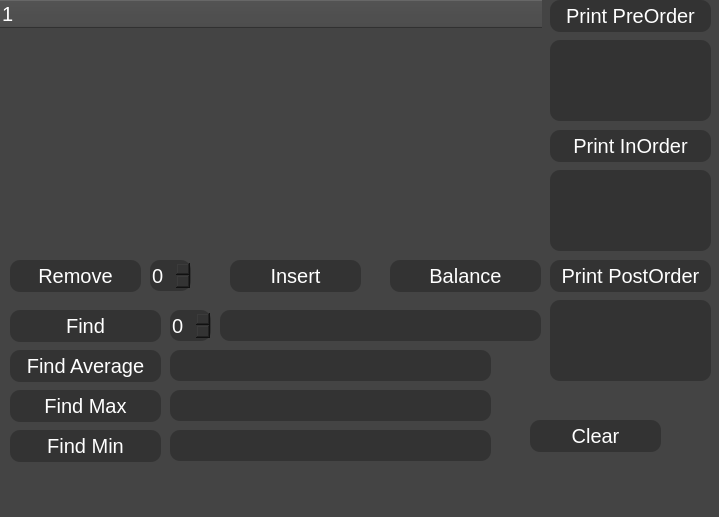
<?xml version="1.0" encoding="UTF-8"?>
<ui version="4.0">
 <class>MainWindow</class>
 <widget class="QMainWindow" name="MainWindow">
  <property name="geometry">
   <rect>
    <x>0</x>
    <y>0</y>
    <width>719</width>
    <height>517</height>
   </rect>
  </property>
  <property name="windowTitle">
   <string>MainWindow</string>
  </property>
  <property name="styleSheet">
   <string notr="true">background-color:#444444;</string>
  </property>
  <widget class="QWidget" name="centralwidget">
   <widget class="QTreeWidget" name="treeWidget">
    <property name="geometry">
     <rect>
      <x>0</x>
      <y>0</y>
      <width>542</width>
      <height>251</height>
     </rect>
    </property>
    <property name="styleSheet">
     <string notr="true"> background-color: #444444;
    color: #ffffff;
    font-family: &quot;Arial Bold&quot;;
    font-size: 20px;
    border-radius: 10px;</string>
    </property>
    <column>
     <property name="text">
      <string notr="true">1</string>
     </property>
    </column>
   </widget>
   <widget class="QPushButton" name="insertBut">
    <property name="geometry">
     <rect>
      <x>230</x>
      <y>260</y>
      <width>131</width>
      <height>32</height>
     </rect>
    </property>
    <property name="styleSheet">
     <string notr="true">QPushButton {
    background-color: #333333;
    color: #ffffff;
    font-family: &quot;Arial Bold&quot;;
    font-size: 20px;
    border-radius: 10px;
    
}

QPushButton:hover {
    background-color: #444444;
}

QPushButton:pressed {
    background-color: #222222;
}</string>
    </property>
    <property name="text">
     <string>Insert</string>
    </property>
   </widget>
   <widget class="QSpinBox" name="removespin">
    <property name="geometry">
     <rect>
      <x>150</x>
      <y>260</y>
      <width>41</width>
      <height>31</height>
     </rect>
    </property>
    <property name="styleSheet">
     <string notr="true">background-color: #333333;
    color: #ffffff;
    font-family: &quot;Arial Bold&quot;;
    font-size: 20px;
    border-radius: 10px;</string>
    </property>
   </widget>
   <widget class="QPushButton" name="removeBut">
    <property name="geometry">
     <rect>
      <x>10</x>
      <y>260</y>
      <width>131</width>
      <height>32</height>
     </rect>
    </property>
    <property name="styleSheet">
     <string notr="true">QPushButton {
    background-color: #333333;
    color: #ffffff;
    font-family: &quot;Arial Bold&quot;;
    font-size: 20px;
    border-radius: 10px;
    
}

QPushButton:hover {
    background-color: #444444;
}

QPushButton:pressed {
    background-color: #222222;
}</string>
    </property>
    <property name="text">
     <string>Remove</string>
    </property>
   </widget>
   <widget class="QPushButton" name="FindMinBut">
    <property name="geometry">
     <rect>
      <x>10</x>
      <y>430</y>
      <width>151</width>
      <height>32</height>
     </rect>
    </property>
    <property name="styleSheet">
     <string notr="true">QPushButton {
    background-color: #333333;
    color: #ffffff;
    font-family: &quot;Arial Bold&quot;;
    font-size: 20px;
    border-radius: 10px;
    
}

QPushButton:hover {
    background-color: #444444;
}

QPushButton:pressed {
    background-color: #222222;
}</string>
    </property>
    <property name="text">
     <string>Find Min</string>
    </property>
   </widget>
   <widget class="QPushButton" name="FindMaxBut">
    <property name="geometry">
     <rect>
      <x>10</x>
      <y>390</y>
      <width>151</width>
      <height>32</height>
     </rect>
    </property>
    <property name="styleSheet">
     <string notr="true">QPushButton {
    background-color: #333333;
    color: #ffffff;
    font-family: &quot;Arial Bold&quot;;
    font-size: 20px;
    border-radius: 10px;
    
}

QPushButton:hover {
    background-color: #444444;
}

QPushButton:pressed {
    background-color: #222222;
}</string>
    </property>
    <property name="text">
     <string>Find Max</string>
    </property>
   </widget>
   <widget class="QLabel" name="findMinLabel">
    <property name="geometry">
     <rect>
      <x>170</x>
      <y>430</y>
      <width>321</width>
      <height>31</height>
     </rect>
    </property>
    <property name="styleSheet">
     <string notr="true"> 	background-color:#333333;
	color: white;
    font-family: &quot;Arial Bold&quot;;
    font-size: 20px;
    border-radius: 10px;</string>
    </property>
    <property name="text">
     <string/>
    </property>
   </widget>
   <widget class="QLabel" name="findMaxLabel">
    <property name="geometry">
     <rect>
      <x>170</x>
      <y>390</y>
      <width>321</width>
      <height>31</height>
     </rect>
    </property>
    <property name="styleSheet">
     <string notr="true"> 	background-color:#333333;
	color: white;
    font-family: &quot;Arial Bold&quot;;
    font-size: 20px;
    border-radius: 10px;</string>
    </property>
    <property name="text">
     <string/>
    </property>
   </widget>
   <widget class="QPushButton" name="BalanceBut">
    <property name="geometry">
     <rect>
      <x>390</x>
      <y>260</y>
      <width>151</width>
      <height>32</height>
     </rect>
    </property>
    <property name="styleSheet">
     <string notr="true">QPushButton {
    background-color: #333333;
    color: #ffffff;
    font-family: &quot;Arial Bold&quot;;
    font-size: 20px;
    border-radius: 10px;
    
}

QPushButton:hover {
    background-color: #444444;
}

QPushButton:pressed {
    background-color: #222222;
}</string>
    </property>
    <property name="text">
     <string>Balance</string>
    </property>
   </widget>
   <widget class="QPushButton" name="FindBut">
    <property name="geometry">
     <rect>
      <x>10</x>
      <y>310</y>
      <width>151</width>
      <height>32</height>
     </rect>
    </property>
    <property name="styleSheet">
     <string notr="true">QPushButton {
    background-color: #333333;
    color: #ffffff;
    font-family: &quot;Arial Bold&quot;;
    font-size: 20px;
    border-radius: 10px;
    
}

QPushButton:hover {
    background-color: #444444;
}

QPushButton:pressed {
    background-color: #222222;
}</string>
    </property>
    <property name="text">
     <string>Find</string>
    </property>
   </widget>
   <widget class="QLabel" name="findLabel">
    <property name="geometry">
     <rect>
      <x>220</x>
      <y>310</y>
      <width>321</width>
      <height>31</height>
     </rect>
    </property>
    <property name="styleSheet">
     <string notr="true"> 	background-color:#333333;
	color: white;
    font-family: &quot;Arial Bold&quot;;
    font-size: 20px;
    border-radius: 10px;</string>
    </property>
    <property name="text">
     <string/>
    </property>
   </widget>
   <widget class="QSpinBox" name="findSpin">
    <property name="geometry">
     <rect>
      <x>170</x>
      <y>310</y>
      <width>41</width>
      <height>31</height>
     </rect>
    </property>
    <property name="styleSheet">
     <string notr="true">background-color: #333333;
    color: #ffffff;
    font-family: &quot;Arial Bold&quot;;
    font-size: 20px;
    border-radius: 10px;</string>
    </property>
   </widget>
   <widget class="QPushButton" name="FindAverageBut">
    <property name="geometry">
     <rect>
      <x>10</x>
      <y>350</y>
      <width>151</width>
      <height>32</height>
     </rect>
    </property>
    <property name="styleSheet">
     <string notr="true">QPushButton {
    background-color: #333333;
    color: #ffffff;
    font-family: &quot;Arial Bold&quot;;
    font-size: 20px;
    border-radius: 10px;
    
}

QPushButton:hover {
    background-color: #444444;
}

QPushButton:pressed {
    background-color: #222222;
}</string>
    </property>
    <property name="text">
     <string>Find Average</string>
    </property>
   </widget>
   <widget class="QLabel" name="findAverage">
    <property name="geometry">
     <rect>
      <x>170</x>
      <y>350</y>
      <width>321</width>
      <height>31</height>
     </rect>
    </property>
    <property name="styleSheet">
     <string notr="true"> 	background-color:#333333;
	color: white;
    font-family: &quot;Arial Bold&quot;;
    font-size: 20px;
    border-radius: 10px;</string>
    </property>
    <property name="text">
     <string/>
    </property>
   </widget>
   <widget class="QTextEdit" name="preOrderEdit">
    <property name="geometry">
     <rect>
      <x>550</x>
      <y>40</y>
      <width>161</width>
      <height>81</height>
     </rect>
    </property>
    <property name="styleSheet">
     <string notr="true">background-color: #333333;
    color: #ffffff;
    font-family: &quot;Arial Bold&quot;;
    font-size: 20px;
    border-radius: 10px;background-color: #333333;
    color: #ffffff;
    font-family: &quot;Arial Bold&quot;;
    font-size: 20px;
    border-radius: 10px;</string>
    </property>
   </widget>
   <widget class="QPushButton" name="printPreOrderBut">
    <property name="geometry">
     <rect>
      <x>550</x>
      <y>0</y>
      <width>161</width>
      <height>32</height>
     </rect>
    </property>
    <property name="styleSheet">
     <string notr="true">QPushButton {
    background-color: #333333;
    color: #ffffff;
    font-family: &quot;Arial Bold&quot;;
    font-size: 20px;
    border-radius: 10px;
    
}

QPushButton:hover {
    background-color: #444444;
}

QPushButton:pressed {
    background-color: #222222;
}</string>
    </property>
    <property name="text">
     <string>Print PreOrder</string>
    </property>
   </widget>
   <widget class="QPushButton" name="printInOrderBut">
    <property name="geometry">
     <rect>
      <x>550</x>
      <y>130</y>
      <width>161</width>
      <height>32</height>
     </rect>
    </property>
    <property name="styleSheet">
     <string notr="true">QPushButton {
    background-color: #333333;
    color: #ffffff;
    font-family: &quot;Arial Bold&quot;;
    font-size: 20px;
    border-radius: 10px;
    
}

QPushButton:hover {
    background-color: #444444;
}

QPushButton:pressed {
    background-color: #222222;
}</string>
    </property>
    <property name="text">
     <string>Print InOrder</string>
    </property>
   </widget>
   <widget class="QPushButton" name="printPostOrderBut">
    <property name="geometry">
     <rect>
      <x>550</x>
      <y>260</y>
      <width>161</width>
      <height>32</height>
     </rect>
    </property>
    <property name="styleSheet">
     <string notr="true">QPushButton {
    background-color: #333333;
    color: #ffffff;
    font-family: &quot;Arial Bold&quot;;
    font-size: 20px;
    border-radius: 10px;
    
}

QPushButton:hover {
    background-color: #444444;
}

QPushButton:pressed {
    background-color: #222222;
}</string>
    </property>
    <property name="text">
     <string>Print PostOrder</string>
    </property>
   </widget>
   <widget class="QTextEdit" name="inOrderEdit">
    <property name="geometry">
     <rect>
      <x>550</x>
      <y>170</y>
      <width>161</width>
      <height>81</height>
     </rect>
    </property>
    <property name="styleSheet">
     <string notr="true">background-color: #333333;
    color: #ffffff;
    font-family: &quot;Arial Bold&quot;;
    font-size: 20px;
    border-radius: 10px;background-color: #333333;
    color: #ffffff;
    font-family: &quot;Arial Bold&quot;;
    font-size: 20px;
    border-radius: 10px;</string>
    </property>
   </widget>
   <widget class="QTextEdit" name="postOrderEdit">
    <property name="geometry">
     <rect>
      <x>550</x>
      <y>300</y>
      <width>161</width>
      <height>81</height>
     </rect>
    </property>
    <property name="styleSheet">
     <string notr="true">background-color: #333333;
    color: #ffffff;
    font-family: &quot;Arial Bold&quot;;
    font-size: 20px;
    border-radius: 10px;background-color: #333333;
    color: #ffffff;
    font-family: &quot;Arial Bold&quot;;
    font-size: 20px;
    border-radius: 10px;</string>
    </property>
   </widget>
   <widget class="QPushButton" name="clearBut">
    <property name="geometry">
     <rect>
      <x>530</x>
      <y>420</y>
      <width>131</width>
      <height>32</height>
     </rect>
    </property>
    <property name="styleSheet">
     <string notr="true">QPushButton {
    background-color: #333333;
    color: #ffffff;
    font-family: &quot;Arial Bold&quot;;
    font-size: 20px;
    border-radius: 10px;
    
}

QPushButton:hover {
    background-color: #444444;
}

QPushButton:pressed {
    background-color: #222222;
}</string>
    </property>
    <property name="text">
     <string>Clear</string>
    </property>
   </widget>
  </widget>
  <widget class="QMenuBar" name="menubar">
   <property name="geometry">
    <rect>
     <x>0</x>
     <y>0</y>
     <width>719</width>
     <height>24</height>
    </rect>
   </property>
  </widget>
  <widget class="QStatusBar" name="statusbar"/>
 </widget>
 <resources/>
 <connections/>
</ui>
